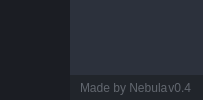
        <widget class="QFrame" name="frame_center">
         <property name="sizePolicy">
          <sizepolicy hsizetype="Expanding" vsizetype="Expanding">
           <horstretch>0</horstretch>
           <verstretch>0</verstretch>
          </sizepolicy>
         </property>
         <property name="styleSheet">
          <string notr="true">QFrame{background-color: rgb(40, 44, 52);}</string>
         </property>
         <property name="frameShape">
          <enum>QFrame::NoFrame</enum>
         </property>
         <property name="frameShadow">
          <enum>QFrame::Raised</enum>
         </property>
         <layout class="QHBoxLayout" name="horizontalLayout_2">
          <property name="spacing">
           <number>0</number>
          </property>
          <property name="leftMargin">
           <number>0</number>
          </property>
          <property name="topMargin">
           <number>0</number>
          </property>
          <property name="rightMargin">
           <number>0</number>
          </property>
          <property name="bottomMargin">
           <number>0</number>
          </property>
          <item>
           <widget class="QFrame" name="frame_left_menu">
            <property name="sizePolicy">
             <sizepolicy hsizetype="Preferred" vsizetype="Preferred">
              <horstretch>0</horstretch>
              <verstretch>0</verstretch>
             </sizepolicy>
            </property>
            <property name="minimumSize">
             <size>
              <width>70</width>
              <height>0</height>
             </size>
            </property>
            <property name="maximumSize">
             <size>
              <width>70</width>
              <height>16777215</height>
             </size>
            </property>
            <property name="layoutDirection">
             <enum>Qt::LeftToRight</enum>
            </property>
            <property name="styleSheet">
             <string notr="true">background-color: rgb(27, 29, 35);</string>
            </property>
            <property name="frameShape">
             <enum>QFrame::NoFrame</enum>
            </property>
            <property name="frameShadow">
             <enum>QFrame::Raised</enum>
            </property>
            <layout class="QVBoxLayout" name="verticalLayout_5">
             <property name="spacing">
              <number>1</number>
             </property>
             <property name="leftMargin">
              <number>0</number>
             </property>
             <property name="topMargin">
              <number>0</number>
             </property>
             <property name="rightMargin">
              <number>0</number>
             </property>
             <property name="bottomMargin">
              <number>0</number>
             </property>
             <item alignment="Qt::AlignTop">
              <widget class="QFrame" name="frame_menus">
               <property name="frameShape">
                <enum>QFrame::NoFrame</enum>
               </property>
               <property name="frameShadow">
                <enum>QFrame::Raised</enum>
               </property>
               <layout class="QVBoxLayout" name="layout_menus">
                <property name="spacing">
                 <number>0</number>
                </property>
                <property name="leftMargin">
                 <number>0</number>
                </property>
                <property name="topMargin">
                 <number>0</number>
                </property>
                <property name="rightMargin">
                 <number>0</number>
                </property>
                <property name="bottomMargin">
                 <number>0</number>
                </property>
                <item>
                 <widget class="QPushButton" name="btn_home_page">
                  <property name="sizePolicy">
                   <sizepolicy hsizetype="Minimum" vsizetype="Fixed">
                    <horstretch>0</horstretch>
                    <verstretch>0</verstretch>
                   </sizepolicy>
                  </property>
                  <property name="font">
                   <font>
                    <pointsize>14</pointsize>
                   </font>
                  </property>
                  <property name="toolTip">
                   <string>&lt;html&gt;&lt;head/&gt;&lt;body&gt;&lt;p&gt;Home&lt;/p&gt;&lt;/body&gt;&lt;/html&gt;</string>
                  </property>
                  <property name="layoutDirection">
                   <enum>Qt::LeftToRight</enum>
                  </property>
                  <property name="styleSheet">
                   <string notr="true">
QPushButton {	
	border: none;
	background-color: transparent;
}
QPushButton:hover {
	background-color: rgb(52, 59, 72);
}
QPushButton:pressed {	
	background-color: rgb(85, 170, 255);
}
QPushButton:disabled {	
	border-right: 6px solid rgb(85, 170, 255);
}</string>
                  </property>
                  <property name="text">
                   <string/>
                  </property>
                  <property name="iconSize">
                   <size>
                    <width>32</width>
                    <height>32</height>
                   </size>
                  </property>
                 </widget>
                </item>
                <item>
                 <widget class="QPushButton" name="btn_indicators_page">
                  <property name="font">
                   <font>
                    <pointsize>14</pointsize>
                   </font>
                  </property>
                  <property name="toolTip">
                   <string>&lt;html&gt;&lt;head/&gt;&lt;body&gt;&lt;p&gt;Indicators&lt;/p&gt;&lt;/body&gt;&lt;/html&gt;</string>
                  </property>
                  <property name="styleSheet">
                   <string notr="true">QPushButton {	
	border: none;
	background-color: transparent;
}
QPushButton:hover {
	background-color: rgb(52, 59, 72);
}
QPushButton:pressed {	
	background-color: rgb(85, 170, 255);
}
QPushButton:disabled {	
	border-right: 6px solid rgb(85, 170, 255);
}</string>
                  </property>
                  <property name="text">
                   <string/>
                  </property>
                  <property name="iconSize">
                   <size>
                    <width>32</width>
                    <height>32</height>
                   </size>
                  </property>
                 </widget>
                </item>
                <item>
                 <widget class="QPushButton" name="btn_targets_page">
                  <property name="sizePolicy">
                   <sizepolicy hsizetype="Minimum" vsizetype="Fixed">
                    <horstretch>0</horstretch>
                    <verstretch>0</verstretch>
                   </sizepolicy>
                  </property>
                  <property name="font">
                   <font>
                    <pointsize>14</pointsize>
                   </font>
                  </property>
                  <property name="toolTip">
                   <string>&lt;html&gt;&lt;head/&gt;&lt;body&gt;&lt;p&gt;Targets&lt;/p&gt;&lt;/body&gt;&lt;/html&gt;</string>
                  </property>
                  <property name="styleSheet">
                   <string notr="true">QPushButton {	
	border: none;
	background-color: transparent;
}
QPushButton:hover {
	background-color: rgb(52, 59, 72);
}
QPushButton:pressed {	
	background-color: rgb(85, 170, 255);
}
QPushButton:disabled {	
	border-right: 6px solid rgb(85, 170, 255);
}</string>
                  </property>
                  <property name="text">
                   <string/>
                  </property>
                  <property name="icon">
                   <iconset theme="emblem-photos"/>
                  </property>
                  <property name="iconSize">
                   <size>
                    <width>32</width>
                    <height>32</height>
                   </size>
                  </property>
                 </widget>
                </item>
               </layout>
              </widget>
             </item>
            </layout>
           </widget>
          </item>
          <item>
           <widget class="QFrame" name="frame_content_right">
            <property name="styleSheet">
             <string notr="true">background-color: rgb(44, 49, 60);</string>
            </property>
            <property name="frameShape">
             <enum>QFrame::NoFrame</enum>
            </property>
            <property name="frameShadow">
             <enum>QFrame::Raised</enum>
            </property>
            <layout class="QVBoxLayout" name="verticalLayout_4">
             <property name="spacing">
              <number>0</number>
             </property>
             <property name="leftMargin">
              <number>0</number>
             </property>
             <property name="topMargin">
              <number>0</number>
             </property>
             <property name="rightMargin">
              <number>0</number>
             </property>
             <property name="bottomMargin">
              <number>0</number>
             </property>
             <item>
              <widget class="QFrame" name="frame_content">
               <property name="frameShape">
                <enum>QFrame::NoFrame</enum>
               </property>
               <property name="frameShadow">
                <enum>QFrame::Raised</enum>
               </property>
               <layout class="QVBoxLayout" name="verticalLayout_9">
                <property name="spacing">
                 <number>0</number>
                </property>
                <property name="leftMargin">
                 <number>5</number>
                </property>
                <property name="topMargin">
                 <number>5</number>
                </property>
                <property name="rightMargin">
                 <number>5</number>
                </property>
                <property name="bottomMargin">
                 <number>5</number>
                </property>
                <item>
                 <widget class="QStackedWidget" name="stackedWidget">
                  <property name="styleSheet">
                   <string notr="true"/>
                  </property>
                  <property name="currentIndex">
                   <number>0</number>
                  </property>
                  <widget class="QWidget" name="page">
                   <layout class="QVBoxLayout" name="verticalLayout_6"/>
                  </widget>
                 </widget>
                </item>
               </layout>
              </widget>
             </item>
             <item>
              <widget class="QFrame" name="frame_grip">
               <property name="minimumSize">
                <size>
                 <width>0</width>
                 <height>25</height>
                </size>
               </property>
               <property name="maximumSize">
                <size>
                 <width>16777215</width>
                 <height>25</height>
                </size>
               </property>
               <property name="styleSheet">
                <string notr="true">background-color: rgb(33, 37, 43);</string>
               </property>
               <property name="frameShape">
                <enum>QFrame::NoFrame</enum>
               </property>
               <property name="frameShadow">
                <enum>QFrame::Raised</enum>
               </property>
               <layout class="QHBoxLayout" name="horizontalLayout_6">
                <property name="spacing">
                 <number>0</number>
                </property>
                <property name="leftMargin">
                 <number>0</number>
                </property>
                <property name="topMargin">
                 <number>0</number>
                </property>
                <property name="rightMargin">
                 <number>2</number>
                </property>
                <property name="bottomMargin">
                 <number>0</number>
                </property>
                <item>
                 <widget class="QFrame" name="frame_label_bottom">
                  <property name="frameShape">
                   <enum>QFrame::NoFrame</enum>
                  </property>
                  <property name="frameShadow">
                   <enum>QFrame::Raised</enum>
                  </property>
                  <layout class="QHBoxLayout" name="horizontalLayout_7">
                   <property name="spacing">
                    <number>0</number>
                   </property>
                   <property name="leftMargin">
                    <number>10</number>
                   </property>
                   <property name="topMargin">
                    <number>0</number>
                   </property>
                   <property name="rightMargin">
                    <number>10</number>
                   </property>
                   <property name="bottomMargin">
                    <number>0</number>
                   </property>
                   <item>
                    <widget class="QLabel" name="label_credits">
                     <property name="font">
                      <font>
                       <family>Segoe UI</family>
                      </font>
                     </property>
                     <property name="styleSheet">
                      <string notr="true">color: rgb(98, 103, 111);</string>
                     </property>
                     <property name="text">
                      <string>Made by Nebula</string>
                     </property>
                    </widget>
                   </item>
                   <item>
                    <widget class="QLabel" name="label_version">
                     <property name="maximumSize">
                      <size>
                       <width>100</width>
                       <height>16777215</height>
                      </size>
                     </property>
                     <property name="font">
                      <font>
                       <family>Segoe UI</family>
                      </font>
                     </property>
                     <property name="styleSheet">
                      <string notr="true">color: rgb(98, 103, 111);</string>
                     </property>
                     <property name="text">
                      <string>v0.4</string>
                     </property>
                     <property name="alignment">
                      <set>Qt::AlignRight|Qt::AlignTrailing|Qt::AlignVCenter</set>
                     </property>
                    </widget>
                   </item>
                  </layout>
                 </widget>
                </item>
                <item>
                 <widget class="QFrame" name="frame_size_grip">
                  <property name="maximumSize">
                   <size>
                    <width>20</width>
                    <height>20</height>
                   </size>
                  </property>
                  <property name="styleSheet">
                   <string notr="true">QSizeGrip {
	background-position: center;
	background-repeat: no-reperat;
}</string>
                  </property>
                  <property name="frameShape">
                   <enum>QFrame::NoFrame</enum>
                  </property>
                  <property name="frameShadow">
                   <enum>QFrame::Raised</enum>
                  </property>
                 </widget>
                </item>
               </layout>
              </widget>
             </item>
            </layout>
           </widget>
          </item>
         </layout>
         <zorder>frame_content_right</zorder>
         <zorder>frame_left_menu</zorder>
        </widget>
